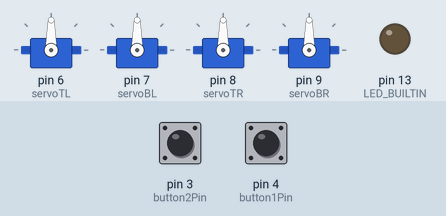
This sketch was run on a simulated Arduino Nano, built with avr-gcc and run on an emulated ATmega328P. On the bench: 4 × servo, output pins drawn as LEDs (lit = HIGH). The inputs (shaded band) are chosen by the test bench; at power-on: pin 4 (button1Pin) LOW, pin 3 (button2Pin) LOW.

Above: at 1.2 s.
1.3 s: pin 4 (button1Pin) pulled HIGH for 0.15 s
At 2.1 s:
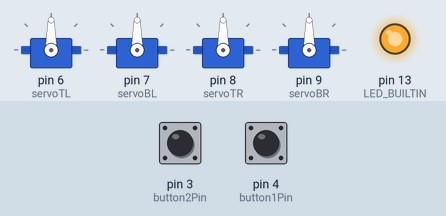
4.4 s: pin 3 (button2Pin) pulled HIGH for 3.2 s
At 7.4 s:
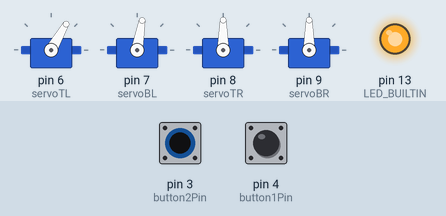
9.1 s: pin 4 (button1Pin) pulled HIGH for 1 s
At 15.2 s:
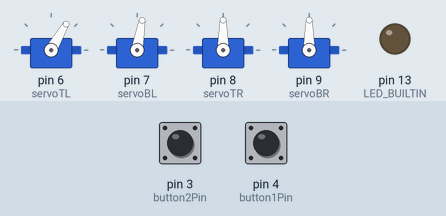
Timing chart, 0 to 16.7 s (numbered marks = the images above; inputs shaded):
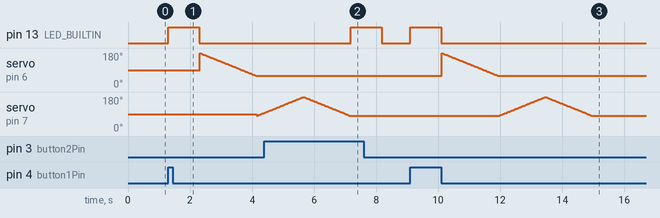

Measured:
- after the input at 1.3 s, pin 13 (LED_BUILTIN): LOW → HIGH at once, → LOW 1.0 s later
- after the input at 4.4 s, pin 13 (LED_BUILTIN): LOW → HIGH after 2.8 s, → LOW 1.0 s later
- after the input at 9.1 s, pin 13 (LED_BUILTIN): LOW → HIGH at once, → LOW 1.0 s later; servo on pin 7 (servoBL): rises from 80° to 180° in 1.5 s, then falls to 80° in 1.5 s
- by itself, servo on pin 7 (servoBL): rises from 97° to 180° in 1.2 s, then falls to 80° in 1.5 s

The sketch:

catears.ino
```cpp
/* CatEars
   by Christoph Kratz and Hanna Kratz
   makes animatronic cat ears move using Arduino Nano
*/

#include <Servo.h>

Servo servoTL;  // create servo objects to control a servo
Servo servoBL;
Servo servoTR;
Servo servoBR;

// constants won't change.
const int button1Pin = 4;     // the number of the pushbutton pin
const int button2Pin = 3;

// variables will change:
int button1State = 0;        // variable for reading the pushbutton status
int button2State = 0;

// twelve servo objects can be created on most boards

int posTL = 60;    // variable to store the servo position and initial value
int posBL = 80;
int posTR = 60;
int posBR = 80;


void setup() {
  servoTL.attach(6);  // attaches the servo on pin 9 to the servo object
  servoBL.attach(7);
  servoTR.attach(8);
  servoBR.attach(9);

  // initialize the pushbutton pin as an input:
  pinMode(button1Pin, INPUT);
  pinMode(button2Pin, INPUT);

  // initialize builtin LED as output
  pinMode(LED_BUILTIN, OUTPUT);

}

void loop() {

  // read the state of the pushbutton value:
  button1State = digitalRead(button1Pin);
  button2State = digitalRead(button2Pin);

  // check if the pushbutton is pressed. If it is, the buttonState is HIGH:
  if (button1State == HIGH) {

    // flash light to confirm button press
    digitalWrite(LED_BUILTIN, HIGH);   // turn the LED on (HIGH is the voltage level)
    delay(1000);                       // wait for a second
    digitalWrite(LED_BUILTIN, LOW);    // turn the LED off by making the voltage LOW


    //carry out a servo maneuvre for Top Left servo
    for (posTL = 60; posTL <= 180; posTL += 1) {
      servoTL.write(posTL);
    }
    for (posTL = 180; posTL >= 60; posTL -= 1) {
      servoTL.write(posTL);
      delay(15);
    }

    //carry out a servo maneuvre for Bottom Left servo
    for (posBL = 80; posBL <= 180; posBL += 1) { // goes from 0 degrees to 180 degrees
      // in steps of 1 degree
      servoBL.write(posBL);              // tell servo to go to position in variable 'pos'
      delay(15);                       // waits 15ms for the servo to reach the position
    }
    for (posBL = 180; posBL >= 80; posBL -= 1) { // goes from 180 degrees to 0 degrees
      servoBL.write(posBL);              // tell servo to go to position in variable 'pos'
      delay(15);                       // waits 15ms for the servo to reach the position
    }

  }
   /* I think what you are doing here is fine, I would be tempted here to us "else if" for putting servos relating to button1state to
   some other position if == LOW. Eg. your return positions when the pin goes low could be put in the else if rather than the whole
   sequensce running on one button push perhaps.
   Then use a new "if" statement to determine state for button2state.
   I would be tempted, rather than write each action here for each button push, to build separte functions for the control of the
   servos TL, BL,TR, BR, which were passed variables from the button pushing code. Should half the ammount
   of overall code and allow you to write more complex senarios for multiple button pushes more easily. Build these below where
   void loop(); finishes and then call them form in the Void loop(); part.
   some stuff on the internet about it such as this http://forum.arduino.cc/index.php?topic=1881.0

   */


  else if (button2State == HIGH) {
    digitalWrite(LED_BUILTIN, HIGH);   // turn the LED on (HIGH is the voltage level)
    delay(1000);                       // wait for a second
    digitalWrite(LED_BUILTIN, LOW);    // turn the LED off by making the voltage LOW

    for (posTR = 60; posTR <= 0; posTR -= 1) {
      servoTR.write(posTR);
      delay(15);
    }
    for (posTR = 0; posTR >= 60; posTR += 1) {
      servoTR.write(posTR);
      delay(15);
    }

    //carry out a servo maneuvre for Bottom Right servo
    for (posBR = 80; posBR <= 0; posBR -= 1) { // goes from 0 degrees to 180 degrees
      // in steps of 1 degree
      servoBR.write(posBR);              // tell servo to go to position in variable 'pos'
      delay(15);                       // waits 15ms for the servo to reach the position
    }
    for (posBR = 0; posBR >= 80; posBR += 1) { // goes from 180 degrees to 0 degrees
      servoBR.write(posBR);              // tell servo to go to position in variable 'pos'
      delay(15);                       // waits 15ms for the servo to reach the position
    }
  }

//  else {
//    digitalWrite(LED_BUILTIN, HIGH);   // turn the LED on (HIGH is the voltage level)
//    delay(250);                       // wait for a second
//    digitalWrite(LED_BUILTIN, LOW);    // turn the LED off by making the voltage LOW
//  }
}
```
